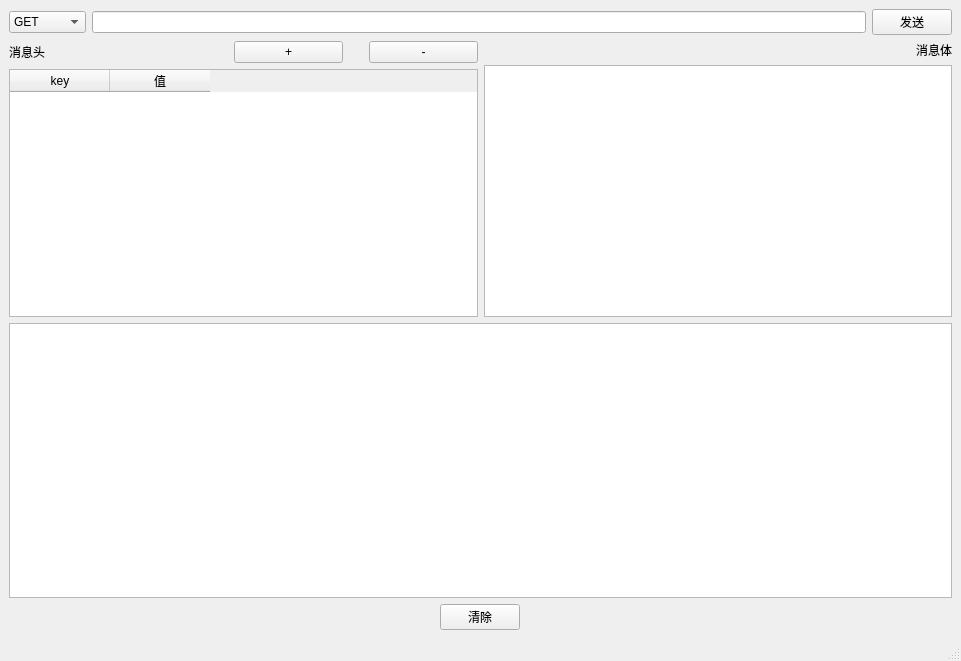
<?xml version="1.0" encoding="UTF-8"?>
<ui version="4.0">
 <class>MainWindow</class>
 <widget class="QMainWindow" name="MainWindow">
  <property name="geometry">
   <rect>
    <x>0</x>
    <y>0</y>
    <width>961</width>
    <height>661</height>
   </rect>
  </property>
  <property name="windowTitle">
   <string>postman</string>
  </property>
  <widget class="QWidget" name="centralwidget">
   <layout class="QGridLayout" name="gridLayout">
    <item row="0" column="0">
     <layout class="QVBoxLayout" name="verticalLayout_3">
      <item>
       <layout class="QHBoxLayout" name="horizontalLayout" stretch="0,0,0">
        <item>
         <widget class="QComboBox" name="comboBox">
          <item>
           <property name="text">
            <string>GET</string>
           </property>
          </item>
          <item>
           <property name="text">
            <string>POST</string>
           </property>
          </item>
          <item>
           <property name="text">
            <string>PUT</string>
           </property>
          </item>
          <item>
           <property name="text">
            <string>DELETE</string>
           </property>
          </item>
         </widget>
        </item>
        <item>
         <widget class="QLineEdit" name="lineEdit"/>
        </item>
        <item>
         <widget class="QPushButton" name="pushButton">
          <property name="text">
           <string>发送</string>
          </property>
         </widget>
        </item>
       </layout>
      </item>
      <item>
       <layout class="QHBoxLayout" name="horizontalLayout_3">
        <item>
         <layout class="QVBoxLayout" name="verticalLayout_2">
          <item>
           <layout class="QHBoxLayout" name="horizontalLayout_2">
            <item>
             <widget class="QLabel" name="label">
              <property name="sizePolicy">
               <sizepolicy hsizetype="Preferred" vsizetype="Preferred">
                <horstretch>2</horstretch>
                <verstretch>0</verstretch>
               </sizepolicy>
              </property>
              <property name="text">
               <string>消息头</string>
              </property>
             </widget>
            </item>
            <item>
             <widget class="QPushButton" name="pushButton_2">
              <property name="sizePolicy">
               <sizepolicy hsizetype="Minimum" vsizetype="Fixed">
                <horstretch>1</horstretch>
                <verstretch>0</verstretch>
               </sizepolicy>
              </property>
              <property name="text">
               <string>+</string>
              </property>
             </widget>
            </item>
            <item>
             <spacer name="horizontalSpacer">
              <property name="orientation">
               <enum>Qt::Horizontal</enum>
              </property>
              <property name="sizeHint" stdset="0">
               <size>
                <width>20</width>
                <height>20</height>
               </size>
              </property>
             </spacer>
            </item>
            <item>
             <widget class="QPushButton" name="pushButton_3">
              <property name="sizePolicy">
               <sizepolicy hsizetype="Minimum" vsizetype="Fixed">
                <horstretch>1</horstretch>
                <verstretch>0</verstretch>
               </sizepolicy>
              </property>
              <property name="text">
               <string>-</string>
              </property>
             </widget>
            </item>
           </layout>
          </item>
          <item>
           <widget class="QTableWidget" name="tableWidget">
            <column>
             <property name="text">
              <string>key</string>
             </property>
            </column>
            <column>
             <property name="text">
              <string>值</string>
             </property>
            </column>
           </widget>
          </item>
         </layout>
        </item>
        <item>
         <layout class="QVBoxLayout" name="verticalLayout">
          <item alignment="Qt::AlignRight">
           <widget class="QLabel" name="label_2">
            <property name="text">
             <string>消息体</string>
            </property>
           </widget>
          </item>
          <item>
           <widget class="QPlainTextEdit" name="plainTextEdit"/>
          </item>
         </layout>
        </item>
       </layout>
      </item>
      <item>
       <widget class="QPlainTextEdit" name="plainTextEdit_2"/>
      </item>
      <item alignment="Qt::AlignHCenter">
       <widget class="QPushButton" name="pushButton_4">
        <property name="sizePolicy">
         <sizepolicy hsizetype="Fixed" vsizetype="Fixed">
          <horstretch>0</horstretch>
          <verstretch>0</verstretch>
         </sizepolicy>
        </property>
        <property name="text">
         <string>清除</string>
        </property>
       </widget>
      </item>
     </layout>
    </item>
   </layout>
  </widget>
  <widget class="QStatusBar" name="statusbar"/>
 </widget>
 <resources/>
 <connections/>
</ui>
